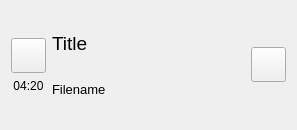
<?xml version="1.0" encoding="UTF-8"?>
<ui version="4.0">
 <class>Form</class>
 <widget class="QWidget" name="Form">
  <property name="geometry">
   <rect>
    <x>0</x>
    <y>0</y>
    <width>297</width>
    <height>130</height>
   </rect>
  </property>
  <property name="sizePolicy">
   <sizepolicy hsizetype="Preferred" vsizetype="Minimum">
    <horstretch>0</horstretch>
    <verstretch>0</verstretch>
   </sizepolicy>
  </property>
  <property name="windowTitle">
   <string>Form</string>
  </property>
  <layout class="QHBoxLayout" name="horizontalLayout">
   <item>
    <layout class="QVBoxLayout" name="verticalLayout">
     <item>
      <spacer name="verticalSpacer">
       <property name="orientation">
        <enum>Qt::Vertical</enum>
       </property>
       <property name="sizeType">
        <enum>QSizePolicy::Expanding</enum>
       </property>
       <property name="sizeHint" stdset="0">
        <size>
         <width>20</width>
         <height>0</height>
        </size>
       </property>
      </spacer>
     </item>
     <item>
      <widget class="QPushButton" name="playButton">
       <property name="enabled">
        <bool>true</bool>
       </property>
       <property name="minimumSize">
        <size>
         <width>35</width>
         <height>35</height>
        </size>
       </property>
       <property name="maximumSize">
        <size>
         <width>35</width>
         <height>35</height>
        </size>
       </property>
       <property name="text">
        <string/>
       </property>
      </widget>
     </item>
     <item>
      <widget class="QLabel" name="durationLabel">
       <property name="text">
        <string>04:20</string>
       </property>
       <property name="alignment">
        <set>Qt::AlignCenter</set>
       </property>
      </widget>
     </item>
     <item>
      <spacer name="verticalSpacer_3">
       <property name="orientation">
        <enum>Qt::Vertical</enum>
       </property>
       <property name="sizeType">
        <enum>QSizePolicy::Expanding</enum>
       </property>
       <property name="sizeHint" stdset="0">
        <size>
         <width>20</width>
         <height>0</height>
        </size>
       </property>
      </spacer>
     </item>
    </layout>
   </item>
   <item>
    <layout class="QVBoxLayout" name="verticalLayout_2">
     <item>
      <widget class="QLabel" name="nameLabel">
       <property name="sizePolicy">
        <sizepolicy hsizetype="Preferred" vsizetype="Fixed">
         <horstretch>0</horstretch>
         <verstretch>0</verstretch>
        </sizepolicy>
       </property>
       <property name="font">
        <font>
         <pointsize>14</pointsize>
         <weight>50</weight>
         <bold>false</bold>
        </font>
       </property>
       <property name="cursor">
        <cursorShape>UpArrowCursor</cursorShape>
       </property>
       <property name="layoutDirection">
        <enum>Qt::LeftToRight</enum>
       </property>
       <property name="autoFillBackground">
        <bool>false</bool>
       </property>
       <property name="text">
        <string>Title</string>
       </property>
       <property name="scaledContents">
        <bool>false</bool>
       </property>
       <property name="wordWrap">
        <bool>true</bool>
       </property>
       <property name="textInteractionFlags">
        <set>Qt::LinksAccessibleByMouse|Qt::TextSelectableByMouse</set>
       </property>
      </widget>
     </item>
     <item>
      <widget class="QLabel" name="filenameLabel">
       <property name="sizePolicy">
        <sizepolicy hsizetype="Preferred" vsizetype="Fixed">
         <horstretch>0</horstretch>
         <verstretch>0</verstretch>
        </sizepolicy>
       </property>
       <property name="font">
        <font>
         <pointsize>10</pointsize>
        </font>
       </property>
       <property name="text">
        <string>Filename</string>
       </property>
      </widget>
     </item>
    </layout>
   </item>
   <item>
    <spacer name="horizontalSpacer_2">
     <property name="orientation">
      <enum>Qt::Horizontal</enum>
     </property>
     <property name="sizeType">
      <enum>QSizePolicy::MinimumExpanding</enum>
     </property>
     <property name="sizeHint" stdset="0">
      <size>
       <width>10</width>
       <height>10</height>
      </size>
     </property>
    </spacer>
   </item>
   <item>
    <layout class="QHBoxLayout" name="horizontalLayout_2">
     <property name="spacing">
      <number>6</number>
     </property>
     <property name="sizeConstraint">
      <enum>QLayout::SetDefaultConstraint</enum>
     </property>
     <item>
      <widget class="QPushButton" name="extraButton">
       <property name="maximumSize">
        <size>
         <width>35</width>
         <height>35</height>
        </size>
       </property>
       <property name="text">
        <string/>
       </property>
      </widget>
     </item>
    </layout>
   </item>
  </layout>
 </widget>
 <resources/>
 <connections/>
</ui>
